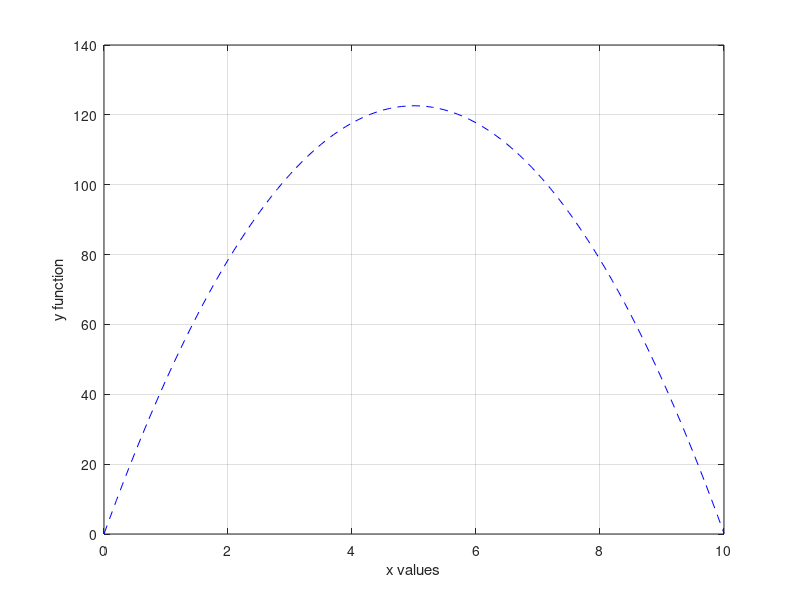

The MATLAB script that drew this image:

x = 0:0.1:10;
y0 = 0;
g = 9.8;
vo = 50.75;
angelO = 5*pi / 12;

y = y0 -(0.5*g)*(x.^2)+(vo*sin(angelO)).*x;

figure (1)
plot(x,y,'b--');
grid on
xlabel("x values")
ylabel("y function")

